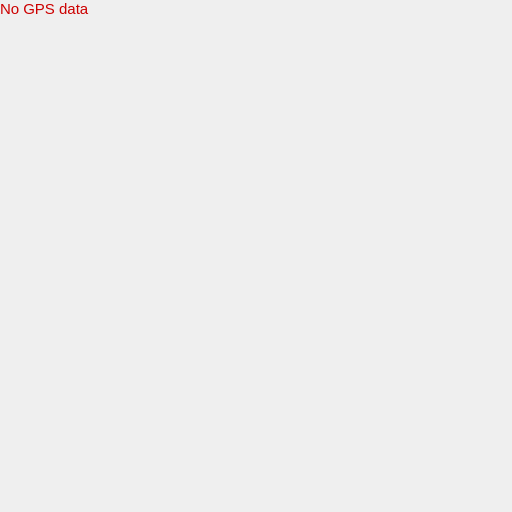
<?xml version="1.0" encoding="UTF-8"?>
<ui version="4.0">
 <class>PlannerWidget</class>
 <widget class="QWidget" name="PlannerWidget">
  <property name="geometry">
   <rect>
    <x>0</x>
    <y>0</y>
    <width>512</width>
    <height>512</height>
   </rect>
  </property>
  <property name="cursor">
   <cursorShape>CrossCursor</cursorShape>
  </property>
  <property name="mouseTracking">
   <bool>true</bool>
  </property>
  <property name="focusPolicy">
   <enum>Qt::StrongFocus</enum>
  </property>
  <property name="acceptDrops">
   <bool>true</bool>
  </property>
  <property name="windowTitle">
   <string>AirMonitor - Planner</string>
  </property>
  <layout class="QHBoxLayout" name="horizontalLayout">
   <property name="leftMargin">
    <number>0</number>
   </property>
   <property name="topMargin">
    <number>0</number>
   </property>
   <property name="rightMargin">
    <number>0</number>
   </property>
   <property name="bottomMargin">
    <number>0</number>
   </property>
   <item alignment="Qt::AlignLeft|Qt::AlignTop">
    <widget class="QLabel" name="noGpsLabel">
     <property name="font">
      <font>
       <pointsize>11</pointsize>
       <weight>50</weight>
       <italic>false</italic>
       <bold>false</bold>
       <underline>false</underline>
       <strikeout>false</strikeout>
       <kerning>false</kerning>
      </font>
     </property>
     <property name="autoFillBackground">
      <bool>false</bool>
     </property>
     <property name="styleSheet">
      <string notr="true">color: rgb(204, 0, 0);</string>
     </property>
     <property name="text">
      <string>No GPS data</string>
     </property>
     <property name="alignment">
      <set>Qt::AlignLeading|Qt::AlignLeft|Qt::AlignTop</set>
     </property>
     <property name="wordWrap">
      <bool>false</bool>
     </property>
     <property name="margin">
      <number>0</number>
     </property>
    </widget>
   </item>
  </layout>
 </widget>
 <resources/>
 <connections/>
</ui>
